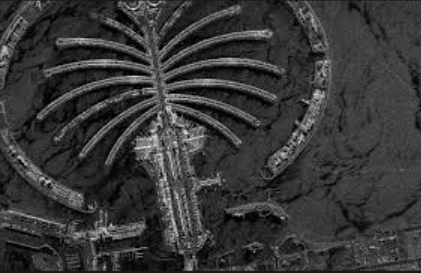
#> input picture image1.png, 421 x 273 px
$ python test2.py
#> lines starting #> are read from the running program, lines starting #| are printed output that depends on the picture; after the words box and inside, x2 and y2 are one past the last pixel; in counts of white or black regions, pixels touching at a corner belong together
import numpy as np
import cv2
import matplotlib.pyplot as plt
from skimage.filters import threshold_otsu
from scipy.ndimage import gaussian_filter
# 1. Prétraitement des images : Application de filtres
def preprocess_image(image):
    image_blurred = cv2.GaussianBlur(image, (5, 5), 0)
    image_adaptive = cv2.fastNlMeansDenoising(image_blurred, None, 30, 7, 21)
    return image_adaptive

# 2. Calcul de la différence entre les images (log-ratio)
def compute_difference(image1, image2):
    image1_float = np.float32(image1)
    image2_float = np.float32(image2)
    difference_image = np.log1p(image2_float) - np.log1p(image1_float)
    difference_image_blurred = cv2.GaussianBlur(difference_image, (5, 5), 0)
    return  difference_image_blurred

# 3. Détection des changements positifs et négatifs
def detect_positive_changes(difference_image, threshold_value):
    binary_positive_map = difference_image > threshold_value
    kernel = np.ones((3, 3), np.uint8)
    binary_positive_map = cv2.erode(binary_positive_map.astype(np.uint8), kernel, iterations=1)
    binary_positive_map = cv2.dilate(binary_positive_map, kernel, iterations=2)
    return binary_positive_map

def detect_negative_changes(difference_image, threshold_value):
    binary_negative_map = difference_image < -threshold_value
    kernel = np.ones((3, 3), np.uint8)
    binary_negative_map = cv2.erode(binary_negative_map.astype(np.uint8), kernel, iterations=1)
    binary_negative_map = cv2.dilate(binary_negative_map, kernel, iterations=2)
    return binary_negative_map

# 4. Lire et redimensionner les images pour qu'elles soient de la même taille
def resize_image_to_match(image1, image2):
    return cv2.resize(image2, (image1.shape[1], image1.shape[0]))

# 5. Fonction pour éliminer les contours à l'aide de la transformation de distance
def remove_contours(binary_map):
    dist_transform = cv2.distanceTransform(binary_map, cv2.DIST_L2, 5)
    _, dist_thresh = cv2.threshold(dist_transform, 0.7 * dist_transform.max(), 255, 0)
    return dist_thresh

# Fonction pour dessiner les contours sur l'image
def draw_contours_on_image(original_image, binary_map, color=(0, 255, 0), thickness=2):
    contours, _ = cv2.findContours(binary_map.astype(np.uint8), cv2.RETR_EXTERNAL, cv2.CHAIN_APPROX_SIMPLE)
    image_with_contours = original_image.copy()
    cv2.drawContours(image_with_contours, contours, -1, color, thickness)
    return image_with_contours

# Charger les images en niveaux de gris
image1 = cv2.imread('image1.png', cv2.IMREAD_GRAYSCALE)
#> image1: shape (273, 421); min 0, max 229, mean 55.7
image2 = cv2.imread('image2222.png', cv2.IMREAD_GRAYSCALE)
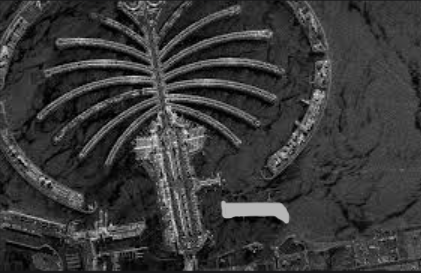
#> input picture image2222.png, 421 x 273 px
#> image2: shape (273, 421); min 0, max 229, mean 56.7

# Redimensionner l'image2 pour qu'elle corresponde à l'image1
image2_resized = resize_image_to_match(image1, image2)

# Appliquer le prétraitement sur les images redimensionnées
image1_processed = preprocess_image(image1)
#> in preprocess_image, `image_blurred = cv2.GaussianBlur(image, (5, 5), 0)`:
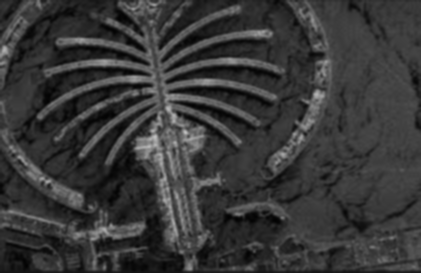
#> image_blurred: shape (273, 421); min 2, max 192, mean 55.7
#> in preprocess_image, `image_adaptive = cv2.fastNlMeansDenoising(image_blurred, None, 30, 7, ..`:
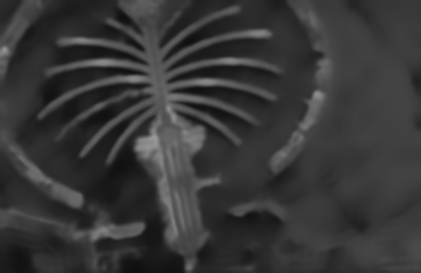
#> image_adaptive: shape (273, 421); min 14, max 155, mean 55.3
image2_processed = preprocess_image(image2_resized)

# Calculer la différence log-ratio entre les deux images
difference_image = compute_difference(image1_processed, image2_processed)
#> in compute_difference, `difference_image = np.log1p(image2_float) - np.log1p(image1_float)`:
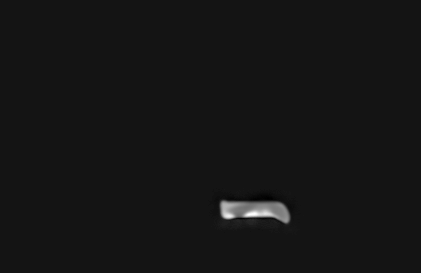
#> difference_image: shape (273, 421) float32; min -0.172, max 1.98, mean 0.0104; drawn with min black and max white

# Estimation du seuil avec Otsu
initial_threshold_value = threshold_otsu(difference_image)
#> initial_threshold_value = 0.509

# Détection des changements positifs et négatifs
binary_positive_map = detect_positive_changes(difference_image, initial_threshold_value)
#> in detect_positive_changes, `binary_positive_map = difference_image > threshold_value`:
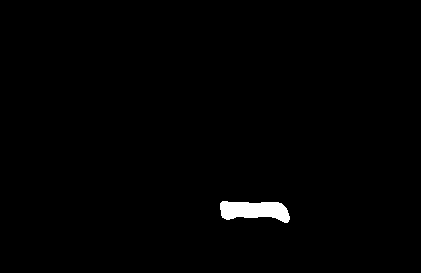
#> binary_positive_map: shape (273, 421) bool; 0.94% white; 1 white region, box (x1, y1, x2, y2) and area: (220, 201, 290, 223) 1085
#> in detect_positive_changes, `binary_positive_map = cv2.erode(binary_positive_map.astype(np.uint8), ..`: binary_positive_map: shape (273, 421); values 0 (black) and 1 (white), 0.78% white; 1 white region, box (x1, y1, x2, y2) and area: (221, 202, 289, 222) 895
#> in detect_positive_changes, `binary_positive_map = cv2.dilate(binary_positive_map, kernel, iteratio..`:
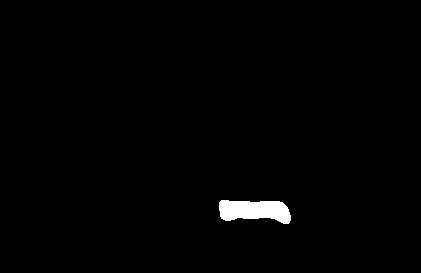
#> binary_positive_map: shape (273, 421); values 0 (black) and 1 (white), 1.1% white; 1 white region
binary_negative_map = detect_negative_changes(difference_image, initial_threshold_value)
#> in detect_negative_changes, `binary_negative_map = difference_image < -threshold_value`: binary_negative_map: shape (273, 421) bool; every value is 0

# Éliminer les contours des cartes de changement
binary_positive_map_no_contours = binary_positive_map
binary_negative_map_no_contours = binary_negative_map

# Dessiner les contours des zones de changement sur image2
image2_with_changes = draw_contours_on_image(image2_resized, binary_positive_map_no_contours, color=(0, 255, 0), thickness=2)
#> in draw_contours_on_image, `contours, _ = cv2.findContours(binary_map.astype(np.uint8), cv2.RETR_E..`: contours = 1 contour; box (x1, y1, x2, y2) and area: (219, 200, 291, 224) 1198
#> in draw_contours_on_image, `cv2.drawContours(image_with_contours, contours, -1, color, thickness)`:
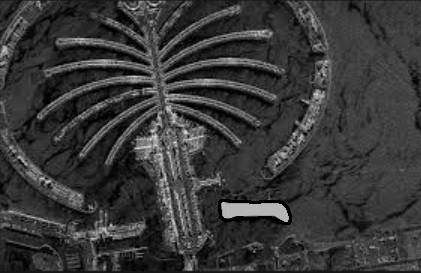
#> image_with_contours: shape (273, 421); min 0, max 229, mean 56.4
image2_with_changes = draw_contours_on_image(image2_with_changes, binary_negative_map_no_contours, color=(255, 0, 0), thickness=2)

# Affichage des résultats dans une seule figure
fig, (ax1, ax2) = plt.subplots(1, 2, figsize=(12, 6))

# Affichage de l'image 1 (référence)
ax1.imshow(difference_image, cmap='gray')
ax1.set_title('Image 1 (Référence)')

# Affichage de l'image 2 avec les contours des changements détectés
ax2.imshow(image2_with_changes, cmap='gray')
ax2.set_title(f"Image 2 avec Changements Détectés (Threshold: {initial_threshold_value:.2f})")

plt.show()
